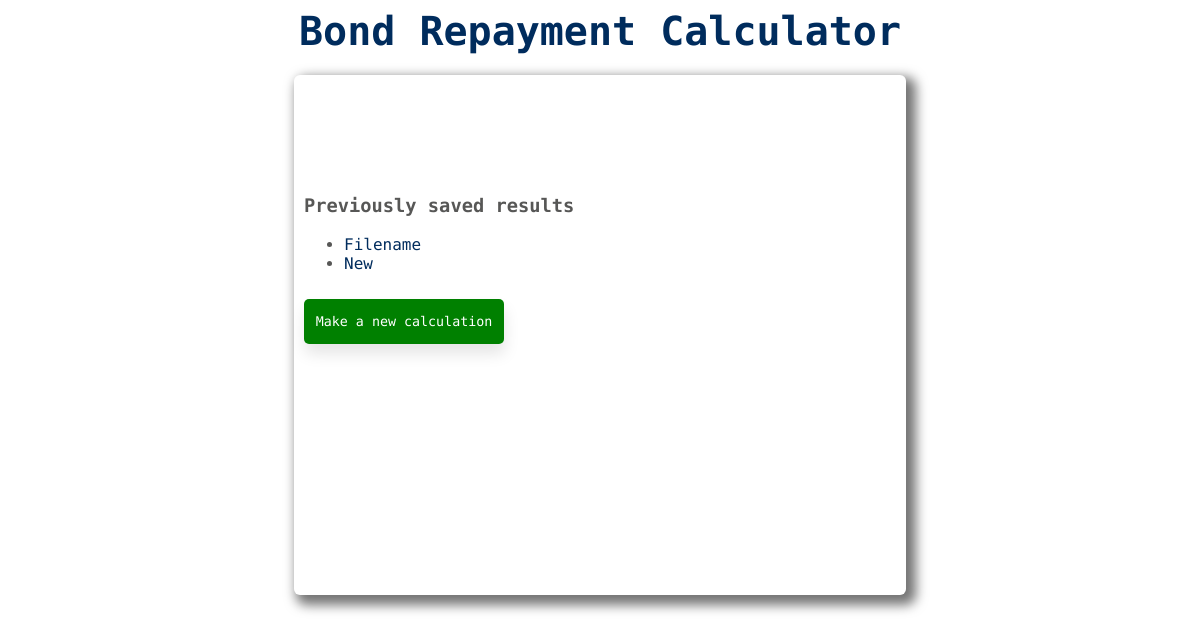
Before: / with the older database file.
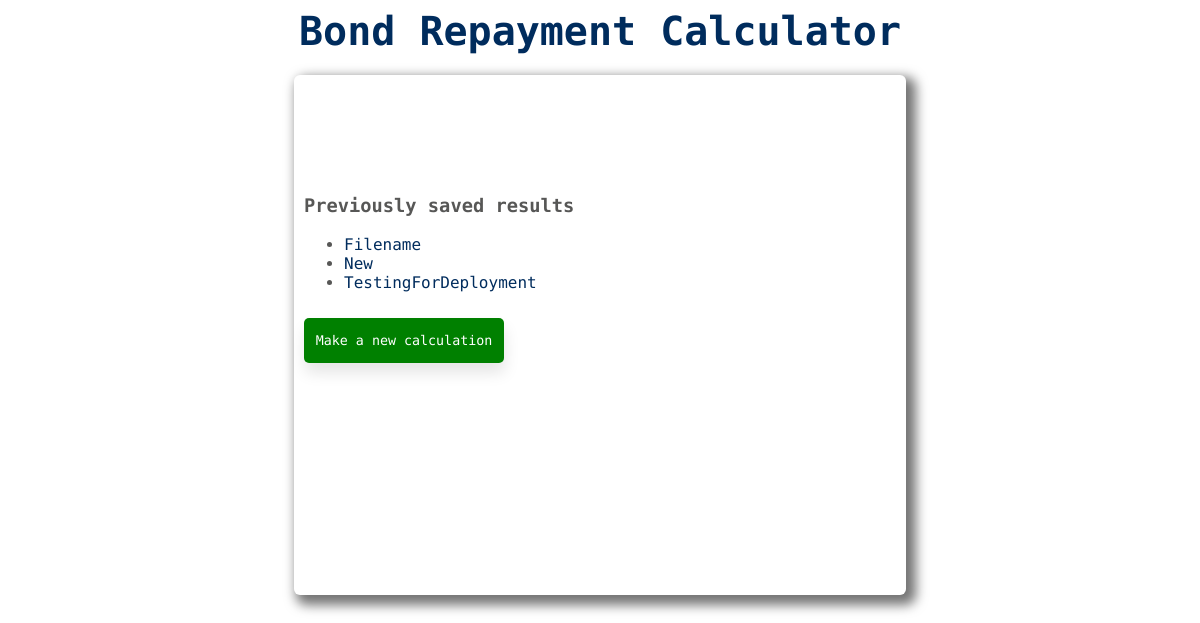
After: the same page with the newer database file.
### calculator/models.py (models this page shows, shortened)
class Input(models.Model):
    name_to_save = models.CharField(max_length=500, default='Results')
    purchase_price = models.DecimalField(max_digits=19, decimal_places=2, default=100000)
    deposit_paid = models.DecimalField(max_digits=19, decimal_places=2, default=50000)
    bond_term = models.DecimalField(max_digits=19, decimal_places=2, default=2)
    fixed_interest_rate = models.DecimalField(max_digits=19, decimal_places=2, default=0.1)

### calculator/views.py (the view)
# urls.py: path('', views.PrevResults.as_view(), name='index'),
class PrevResults(generic.ListView):
	context_object_name = 'Previous_results'
	template_name = 'calculator/index.html'
	def get_queryset(self):
		return Input.objects.all()

### calculator/templates/calculator/index.html (shortened to what this page needs)
{% load static %}
<link rel="stylesheet" type="text/css" href="{% static 'calculator/index.css' %}">
<div class="center-header">
	<h1><span>Bond Repayment Calculator</span></h1>
</div>
<div class="container">
	<div class="contents">
		{% if Previous_results %}
		<h3>Previously saved results</h3>
		<ul>
			{% for item in Previous_results %}
			<li>
				<a href="{% url 'calculator:show' item.pk %}">{{ item.name_to_save }}</a>
			</li>
			{% endfor %}
		</ul>
		{% else %}
    		<h3>There are no previously saved entries, click below to make a new calculation.</h3>
		{% endif %}
		<form action="{% url 'calculator:inputform' %}" method="post" style="display: inline;">
            <button type="submit" class="btn btn-default btn-sm">Make a new calculation</button>
        </form>
	</div>
</div>

Changed rows visible on the page:
added Input: name_to_save "TestingForDeployment"
